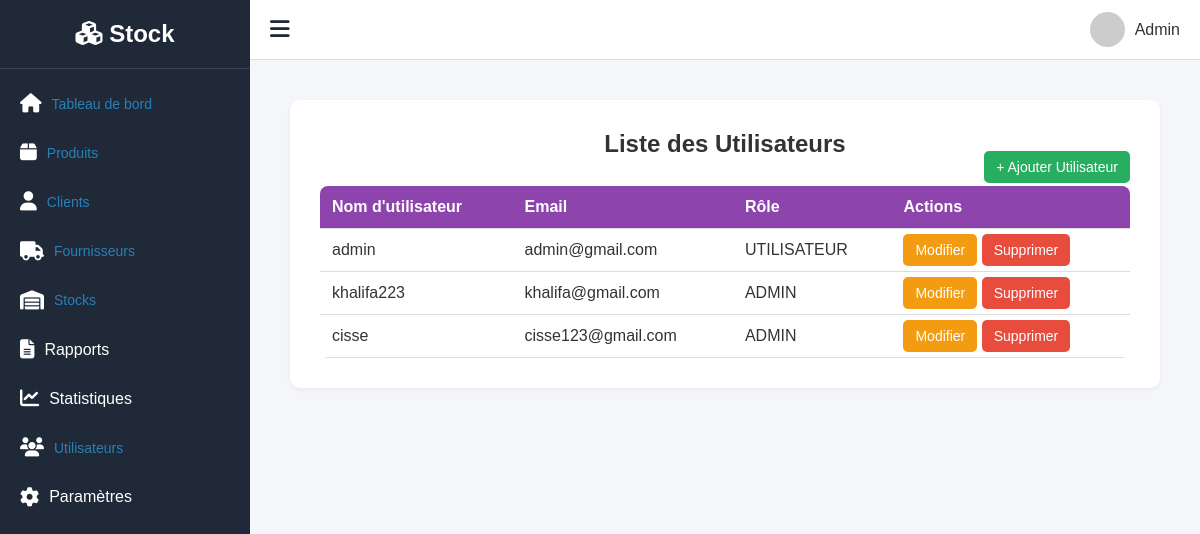
The app's page /utilisateurs/liste_utilisateurs/ with its own data.
### utilisateur/models.py (models this page shows, shortened)
class Utilisateur(AbstractUser):
    ROLE_CHOICES = [
        ('ADMIN', 'Administrateur'),
        ('GESTIONNAIRE', 'Gestionnaire'),
        ('UTILISATEUR', 'Utilisateur simple'),
    ]
    role = models.CharField(max_length=20, choices=ROLE_CHOICES, default='UTILISATEUR')

### utilisateur/views.py (the view)
# urls.py: path('liste_utilisateurs/', views.liste_utilisateurs, name='liste_utilisateurs'),
def liste_utilisateurs(request):
    utilisateurs = Utilisateur.objects.all()
    return render(request, 'utilisateurs/liste_utilisateurs.html', {'utilisateurs': utilisateurs})

### templates/utilisateurs/liste_utilisateurs.html (shortened to what this page needs)
{% extends 'gesstock/base.html' %}
{% block content %}
  <div class="container">
    <h2>Liste des Utilisateurs</h2>
    <div class="top-buttons">
      <a href="{% url 'ajouter_utilisateur' %}" class="btn btn-add">+ Ajouter Utilisateur</a>
    </div>
    <table class="table">
      <tr>
        <th>Nom d'utilisateur</th>
        <th>Email</th>
        <th>Rôle</th>
        <th>Actions</th>
      </tr>
      {% for utilisateur in utilisateurs %}
        <tr>
          <td>{{ utilisateur.username }}</td>
          <td>{{ utilisateur.email }}</td>
          <td>{{ utilisateur.role }}</td>
          <td>
            <a class="btn btn-edit" href="{% url 'modifier_utilisateur' utilisateur.id %}">Modifier</a>
            <a class="btn btn-delete" href="{% url 'supprimer_utilisateur' utilisateur.id %}">Supprimer</a>
          </td>
        </tr>
      {% empty %}
        <tr>
          <td colspan="5">Aucun client trouvé</td>
        </tr>
      {% endfor %}
    </table>
  </div>
{% endblock %}

### static/css/base.css (style rules this page uses)
* { margin: 0; padding: 0; box-sizing: border-box; font-family: "Poppins", sans-serif; }
body { display: flex; height: 100vh; background-color: #f4f6f9; color: #333; overflow-x: hidden; }

### static/css/client.css (style rules this page uses)
body { font-family: Arial, sans-serif; background: #f5f6fa; margin: 0; padding: 20px; }
.container { max-width: 900px; margin: auto; }
h2 { color: #333; text-align: center; }
.table { width: 100%; border-collapse: collapse; background: #fff; border-radius: 8px; overflow: hidden; }
.table th, .table td { padding: 12px; border-bottom: 1px solid #ddd; text-align: left; }
.table th { background: #3498db; color: white; }
.btn { padding: 8px 12px; color: white; text-decoration: none; border-radius: 5px; font-size: 14px; }
.btn-add { background: #27ae60; }
.btn-edit { background: #f39c12; }
.btn-delete { background: #e74c3c; }
.top-buttons { text-align: right; margin-bottom: 10px; }

### static/css/ajouter_client.css (style rules this page uses)
body { background: #ecf0f1; font-family: Arial; padding: 20px; }
a { text-decoration: none; color: #2980b9; font-size: 14px; }

### static/css/fournisseur.css (style rules this page uses)
body { font-family: Arial, sans-serif; background:#f5f6fa; margin:0; padding:20px; }
.container { max-width:900px; margin:auto; }
h2 { color:#333; text-align:center; }
.table { width:100%; border-collapse: collapse; background:#fff; border-radius:8px; overflow:hidden; }
.table th, .table td { padding:12px; border-bottom:1px solid #ddd; text-align:left; }
.table th { background:#8e44ad; color:white; }
.btn { padding: 8px 12px; color:white; text-decoration:none; border-radius:5px; font-size:14px; }
.btn-add { background:#27ae60; }
.btn-edit { background:#f39c12; }
.btn-delete { background:#e74c3c; }
.top-buttons { text-align:right; margin-bottom:10px; }

### static/css/supprimer_fournisseur.css (style rules this page uses)
body { font-family: Arial; background: #f5f6fa; padding: 20px; text-align: center; }

### records on screen
Utilisateur: username "admin", email "admin@gmail.com", role "UTILISATEUR"
Utilisateur: username "khalifa223", email "khalifa@gmail.com", role "ADMIN"
Utilisateur: username "cisse", email "cisse123@gmail.com", role "ADMIN"
